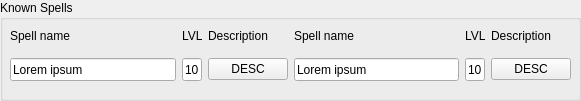
   <widget class="QGroupBox" name="KnownSpellsBox">
    <property name="geometry">
     <rect>
      <x>840</x>
      <y>670</y>
      <width>581</width>
      <height>101</height>
     </rect>
    </property>
    <property name="title">
     <string>Known Spells</string>
    </property>
    <widget class="QWidget" name="gridLayoutWidget_11">
     <property name="geometry">
      <rect>
       <x>10</x>
       <y>20</y>
       <width>561</width>
       <height>61</height>
      </rect>
     </property>
     <layout class="QGridLayout" name="KnownSpellsLayout">
      <item row="1" column="5">
       <widget class="QPushButton" name="known_spells_2_description_button">
        <property name="text">
         <string>DESC</string>
        </property>
       </widget>
      </item>
      <item row="1" column="1">
       <widget class="QLineEdit" name="known_spells_1_lvl">
        <property name="minimumSize">
         <size>
          <width>0</width>
          <height>23</height>
         </size>
        </property>
        <property name="maximumSize">
         <size>
          <width>20</width>
          <height>16777215</height>
         </size>
        </property>
        <property name="text">
         <string>10</string>
        </property>
       </widget>
      </item>
      <item row="1" column="4">
       <widget class="QLineEdit" name="known_spells_2_lvl">
        <property name="minimumSize">
         <size>
          <width>0</width>
          <height>23</height>
         </size>
        </property>
        <property name="maximumSize">
         <size>
          <width>20</width>
          <height>16777215</height>
         </size>
        </property>
        <property name="text">
         <string>10</string>
        </property>
       </widget>
      </item>
      <item row="1" column="0">
       <widget class="QLineEdit" name="known_spells_1_name">
        <property name="minimumSize">
         <size>
          <width>0</width>
          <height>23</height>
         </size>
        </property>
        <property name="text">
         <string>Lorem ipsum</string>
        </property>
       </widget>
      </item>
      <item row="0" column="3">
       <widget class="QLabel" name="known_spells_name_label_2">
        <property name="text">
         <string>Spell name</string>
        </property>
       </widget>
      </item>
      <item row="0" column="1">
       <widget class="QLabel" name="known_spells_lvl_label_1">
        <property name="maximumSize">
         <size>
          <width>20</width>
          <height>16777215</height>
         </size>
        </property>
        <property name="text">
         <string>LVL</string>
        </property>
       </widget>
      </item>
      <item row="0" column="4">
       <widget class="QLabel" name="known_spells_lvl_label_2">
        <property name="maximumSize">
         <size>
          <width>20</width>
          <height>16777215</height>
         </size>
        </property>
        <property name="text">
         <string>LVL</string>
        </property>
       </widget>
      </item>
      <item row="0" column="0">
       <widget class="QLabel" name="known_spells_name_label_1">
        <property name="text">
         <string>Spell name</string>
        </property>
       </widget>
      </item>
      <item row="0" column="2">
       <widget class="QLabel" name="known_spells_description_label_1">
        <property name="text">
         <string>Description</string>
        </property>
       </widget>
      </item>
      <item row="0" column="5">
       <widget class="QLabel" name="known_spells_description_label_2">
        <property name="text">
         <string>Description</string>
        </property>
       </widget>
      </item>
      <item row="1" column="3">
       <widget class="QLineEdit" name="known_spells_2_name">
        <property name="minimumSize">
         <size>
          <width>0</width>
          <height>23</height>
         </size>
        </property>
        <property name="text">
         <string>Lorem ipsum</string>
        </property>
       </widget>
      </item>
      <item row="1" column="2">
       <widget class="QPushButton" name="known_spells_1_description_button">
        <property name="text">
         <string>DESC</string>
        </property>
       </widget>
      </item>
     </layout>
    </widget>
   </widget>
